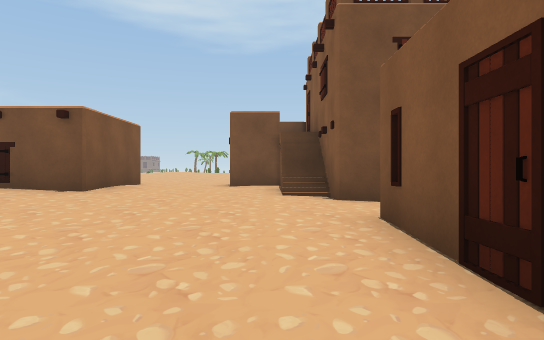
view 1 (above)

24 first-person views from a walk through a 3-D level made in the Unity game engine. The camera is 1.3 m above the floor, looks level and sees 75° across. The floor is counted in squares, 2 m on a side. Each view is taken from the middle of a square. On the plan, view 1 faces up. The plan holds only what a view shows up to about 10 squares ahead; the rest is blank. The place goes on beyond the plan. The player character is not drawn. Some animated figures are left out.

view 2
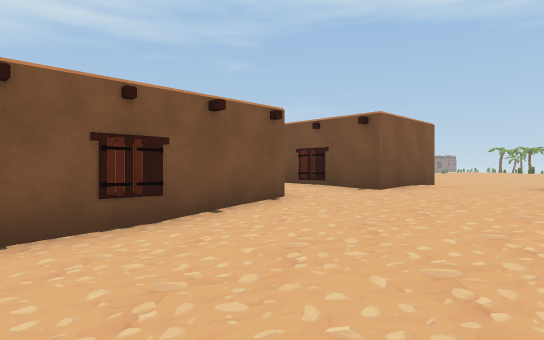

view 3
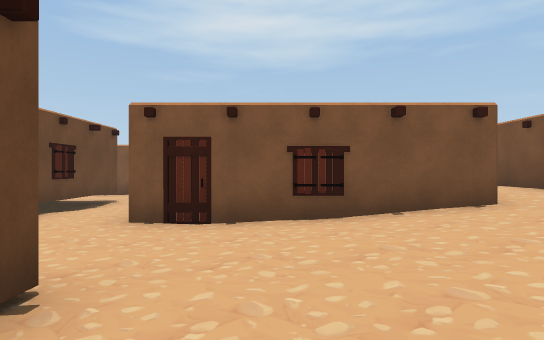

view 4
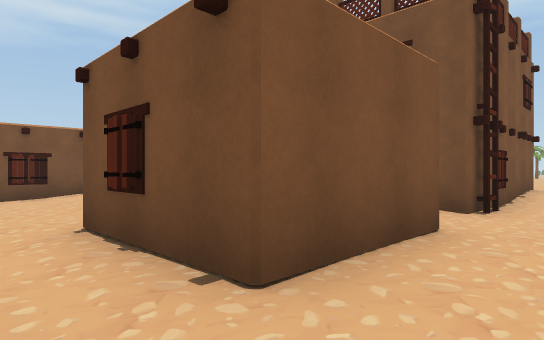

view 5
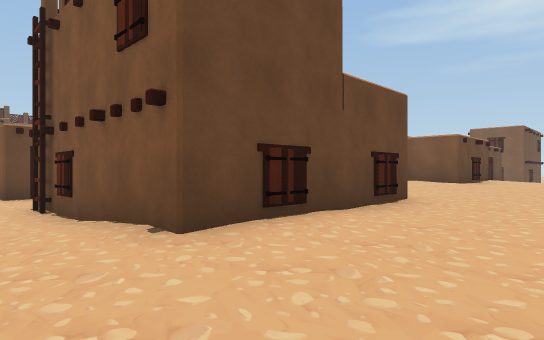

view 6
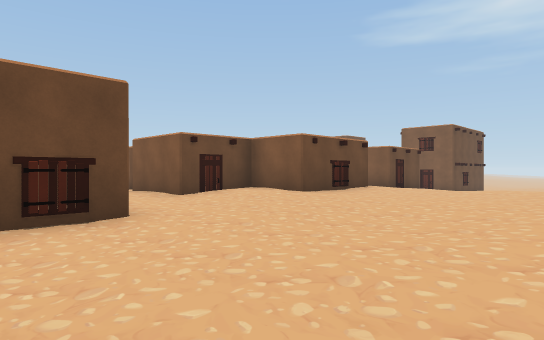

view 7
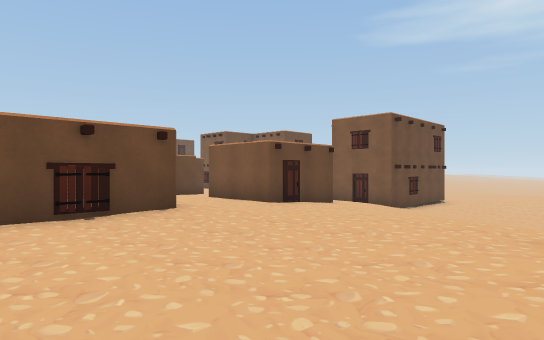

view 8
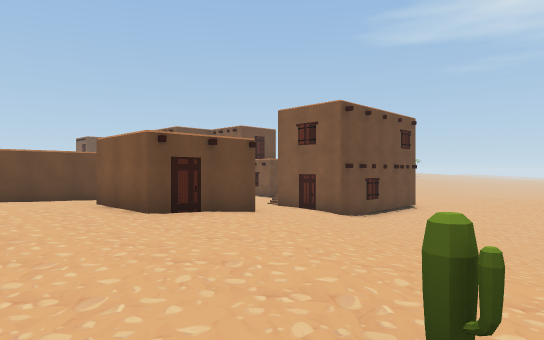

view 9
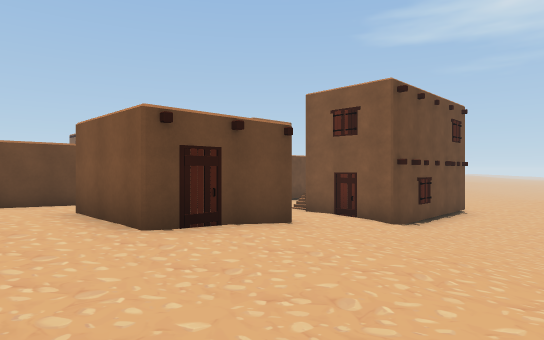

view 10
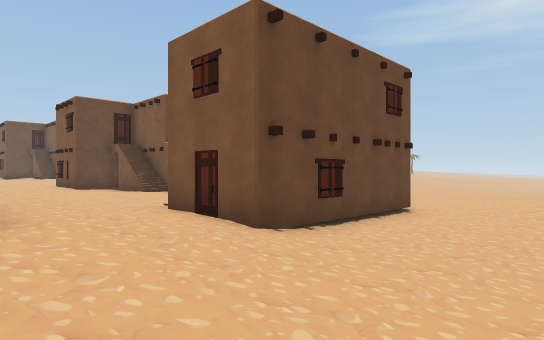

view 11
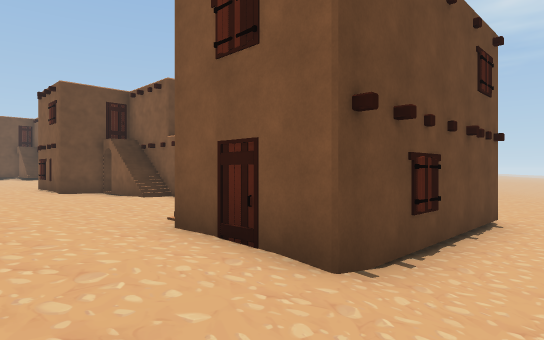

view 12
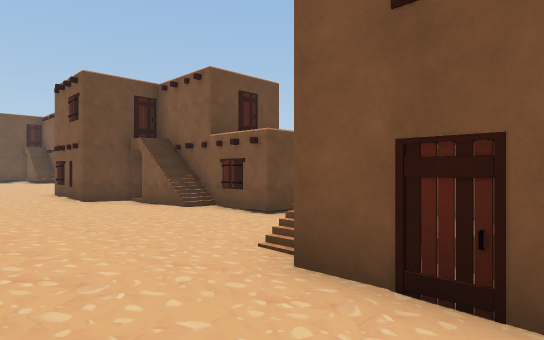

view 13
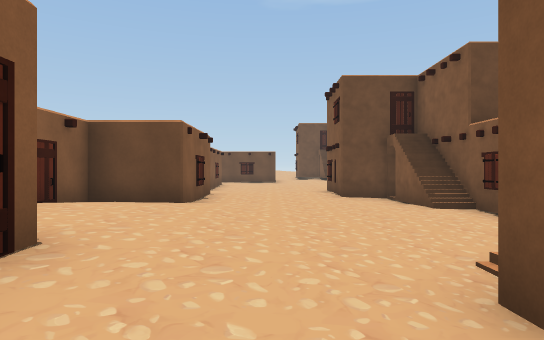

view 14
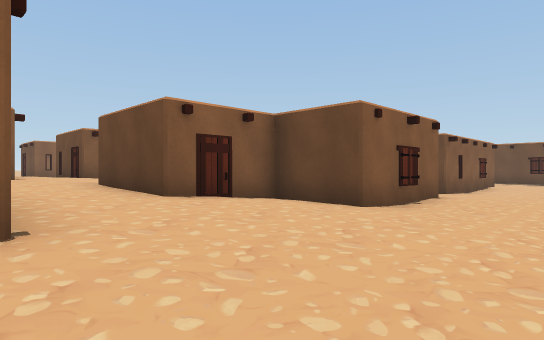

view 15
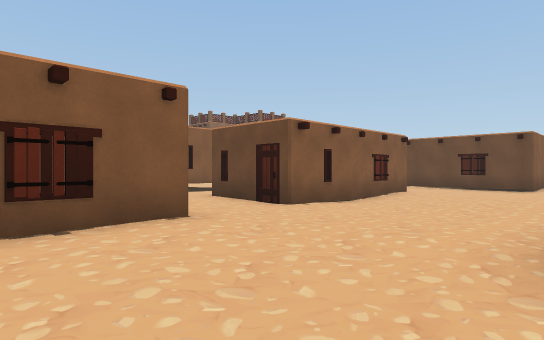

view 16
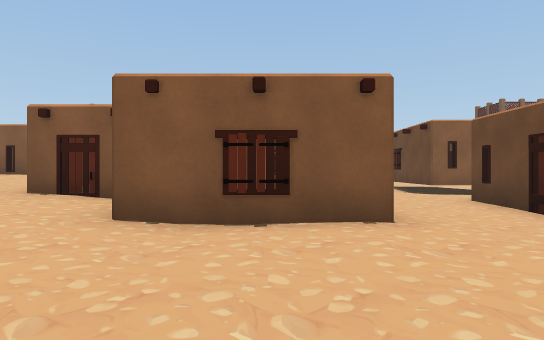

view 17
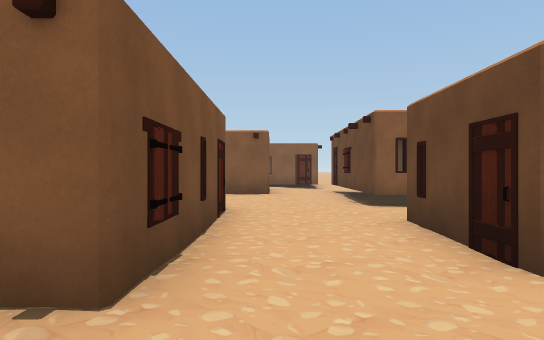

view 18
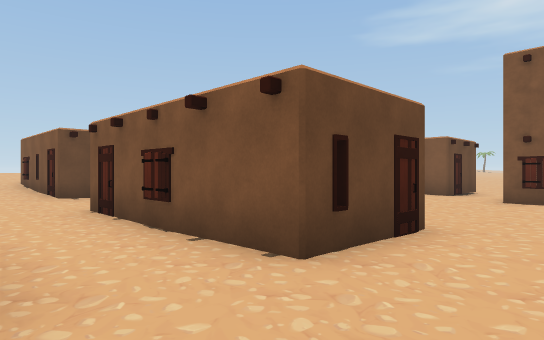

view 19
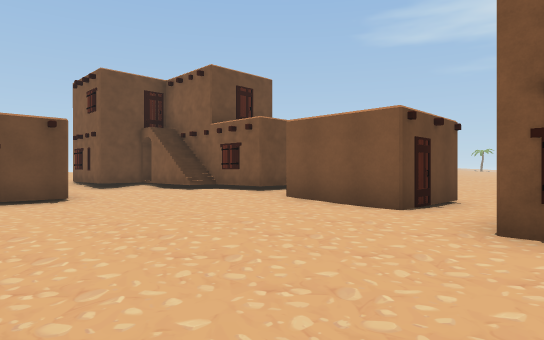

view 20
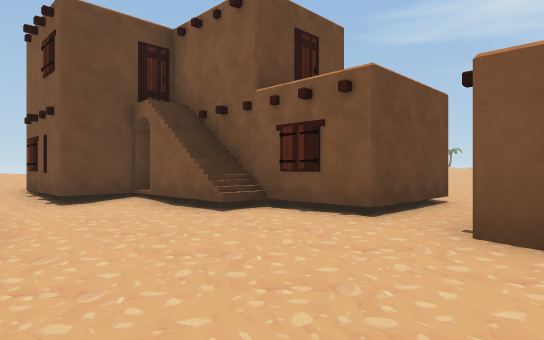

view 21
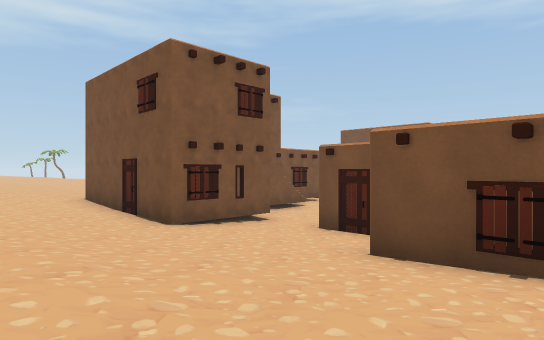

view 22
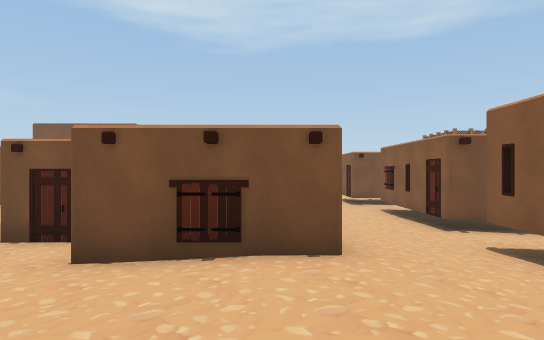

view 23
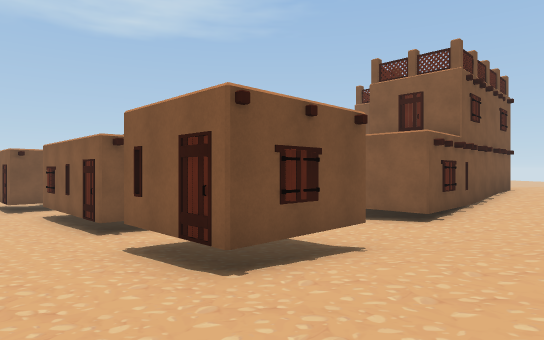

view 24
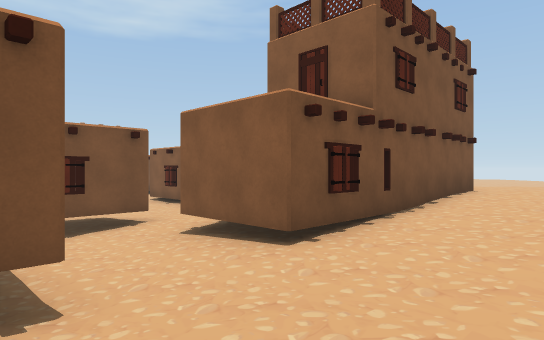

### Floor plan
Key: @ floor where view 1 was taken; # wall or solid block; . main floor; : floor 0.25 m higher than the main floor; - floor 0.25 m lower than the main floor; + floor 0.5 m higher than the main floor; _ floor 0.5 m lower than the main floor; < floor 0.75 m lower than the main floor; ( floor 1 m lower than the main floor; ! floor 1.25 m lower than the main floor; ? floor 1.5 m lower than the main floor; / step, stairs or slope; O other object.
Columns run from 24 left of view 1 to 5 right of it. Each row starts with its distance up from view 1.
 15              /.O:::: :....
 14      /////////............
 13     ?/////////...........-----
 12  (!????////////.........------
 11 !!!!!!?/////-./.............--
 10 !!!!!!!/////../:OOOO/..OOOOO-/
  9 !!!OOOOO///OO#.:   #:..O   O//
  8       O///_  #.:#O OO#../O O/
  7    #OOOO//-O #.:#    #..OO O_
  6    O   (<//-....O #OO#...O#O_
  5      ((<//--......::...... -_
  4     ##<<</_--  O/.O##..... -__
  3      O<<<____       #/...#  -_
  2     O#<<<__OO     # O//--O  -_
  1      O/<<__OO  O  O #_____O#__
  0      O/<<__###OO__# O___@_____
 -1      OOO_____<<___###__
 -2        O_<<<<<<_______ O
 -3        O<<<<O#O<##O#   O
 -4  /<<<<<_<<<<  O<#--
 -5  _< OO____<<  O<
 -6       ____<<  #<<
 -7    OO __<<<<  O<<O
 -8  --O##__<<<<  <<<O
 -9     .O-_<<<  <<<<O    (/
-10     O#/__#O  #___.    //
-11      O/__#_   O__#  O#/
-12      OO__#O   O___  </_
-13       OO___   O/O  </O
-14        O/--#O#//O  _/O.O
-15   /O##OO/////.//OOO//OO####OO+
-16   +::.../////:///////...//++++
-17    :::://////  //////../::++
-18           ///++ /// /..

Where each view was taken, in squares from view 1:
view 1: 0 up, 0 right, facing up
view 2: 0 up, 0 right, facing up-left
view 3: 1 up, 1 right, facing left
view 4: 0 up, 5 right, facing up-left
view 5: 13 up, 5 right, facing down-left
view 6: 15 up, 1 right, facing down-left
view 7: 15 up, 5 left, facing down-left
view 8: 15 up, 8 left, facing down-left
view 9: 13 up, 9 left, facing down-left
view 10: 13 up, 13 left, facing down-left
view 11: 11 up, 14 left, facing down-left
view 12: 9 up, 14 left, facing down-left
view 13: 9 up, 15 left, facing down
view 14: 7 up, 16 left, facing down-right
view 15: 2 up, 17 left, facing down-right
view 16: 1 up, 17 left, facing right
view 17: 1 down, 15 left, facing right
view 18: 1 down, 8 left, facing down-left
view 19: 2 down, 13 left, facing down-left
view 20: 6 down, 15 left, facing down-left
view 21: 18 down, 11 left, facing up-left
view 22: 18 down, 11 left, facing up
view 23: 18 down, 10 left, facing up-right
view 24: 18 down, 6 left, facing up-right
